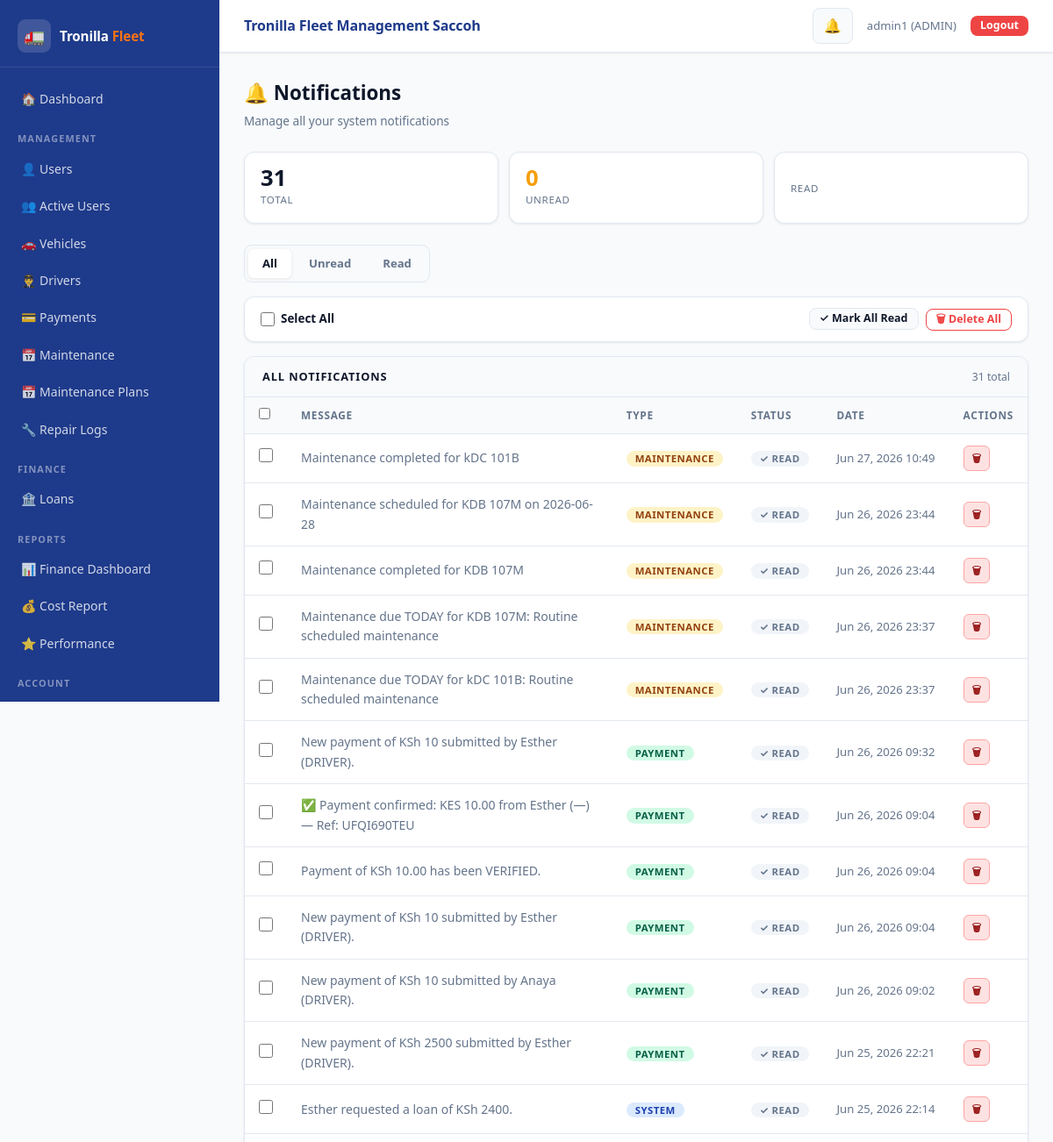
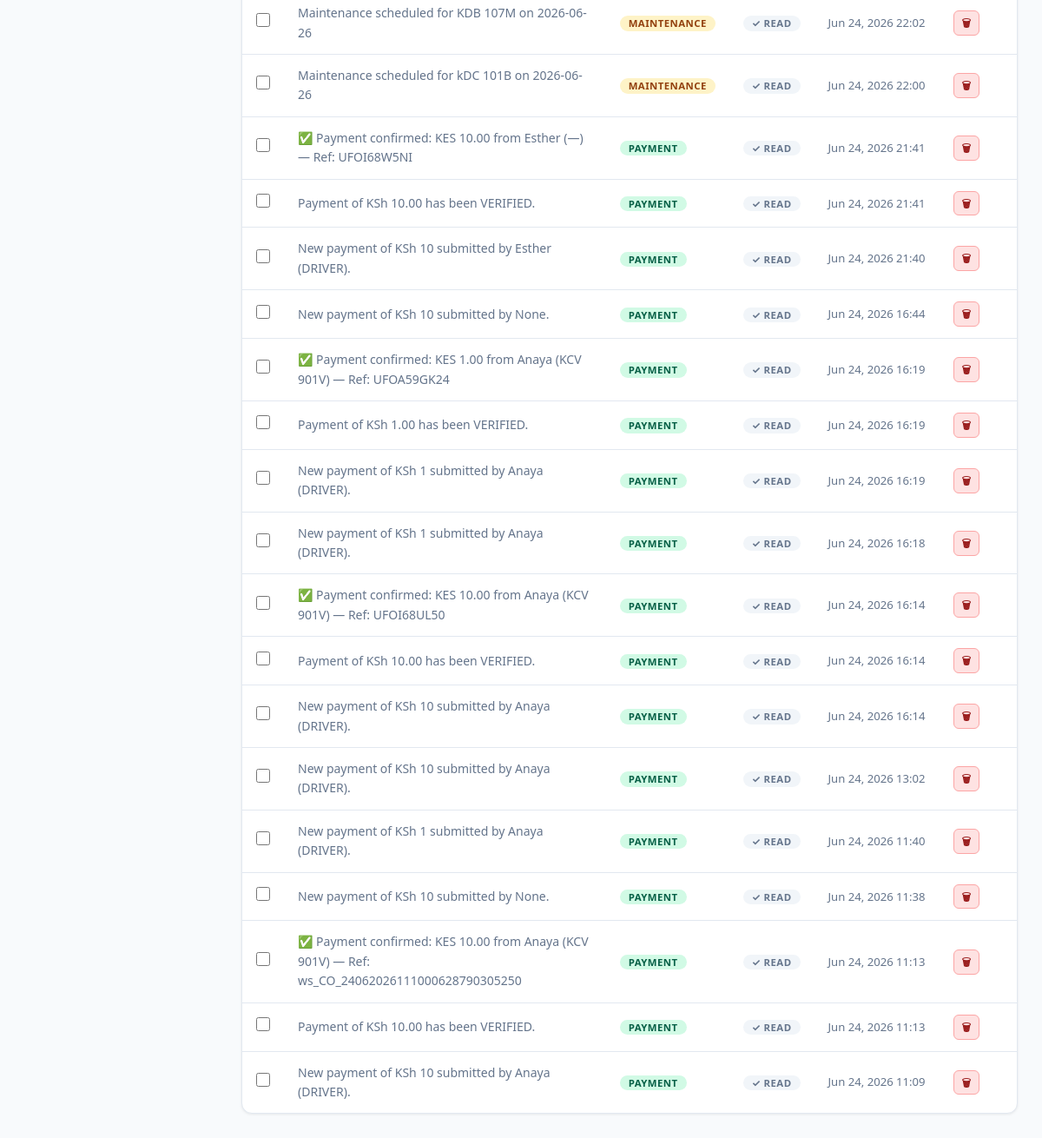
/notifications/ (signed in), run on the app's committed database (2 pictures, top to bottom).
### accounts/models.py (models this page shows, shortened)
class User(AbstractUser):
    ROLE_CHOICES = (
        ('ADMIN', 'Admin'),
        ('DRIVER', 'Driver'),
    )
    role = models.CharField(
        max_length=10,
        choices=ROLE_CHOICES,
        default='DRIVER'
    )
    phone_number = models.CharField(
        max_length=15,
        blank=True,
        null=True,
        unique=True
    )
    is_active_driver = models.BooleanField(default=True)

### notifications/models.py (models this page shows, shortened)
class Notification(models.Model):
    NOTIFICATION_TYPES = (
        ('PAYMENT', 'Payment'),
        ('MAINTENANCE', 'Maintenance'),
        ('LOAN', 'Loan'),
        ('SYSTEM', 'System'),
    )
    user = models.ForeignKey(User, on_delete=models.CASCADE)
    message = models.TextField()
    notification_type = models.CharField(
        max_length=20,
        choices=NOTIFICATION_TYPES,
        default='SYSTEM'
    )
    is_read = models.BooleanField(default=False)
    created_at = models.DateTimeField(auto_now_add=True)
    class Meta:
        ordering = ['-created_at']

### notifications/views.py (the view)
# urls.py: path('',              views.alerts,               name='alerts'),
def alerts(request):
    notifications = get_user_notifications(request.user)
    unread        = notifications.filter(is_read=False).count()
    total         = notifications.count()
    return render(request, 'alerts.html', {
        'notifications': notifications,
        'unread_count':  unread,
        'total_count':   total,
    })

### notifications/context_processors.py (called while the page is built)
def notification_context(request):
    if request.user.is_authenticated:
        notifications = get_user_notifications(request.user)[:10]  # 🔥 limit for navbar
        unread_count = get_unread_count(request.user)
    else:
        notifications = []
        unread_count = 0
    return {
        "notifications": notifications,
        "unread_count": unread_count
    }

### notifications/services.py (called while the page is built)
def get_user_notifications(user):
    return Notification.objects.filter(user=user)

def get_unread_count(user):
    return Notification.objects.filter(
        user=user,
        is_read=False
    ).count()

### notifications/templates/alerts.html (shortened to what this page needs)
{% extends 'base.html' %}
{% block content %}
<div class="page-header">
  <div>
    <div class="page-title">🔔 Notifications</div>
    <div class="page-sub">Manage all your system notifications</div>
  </div>
</div>
<div class="stat-strip">
  <div class="strip-card">
    <div class="strip-val">{{ total_count }}</div>
    <div class="strip-label">Total</div>
  </div>
  <div class="strip-card">
    <div class="strip-val" style="color:#f59e0b;">{{ unread_count }}</div>
    <div class="strip-label">Unread</div>
  </div>
  <div class="strip-card">
    <div class="strip-label">Read</div>
  </div>
</div>
{% if notifications %}
<div class="filter-tabs">
  <button class="filter-tab active" onclick="filterTab('all', this)">All</button>
  <button class="filter-tab" onclick="filterTab('unread', this)">Unread</button>
  <button class="filter-tab" onclick="filterTab('read', this)">Read</button>
</div>
<div class="toolbar">
  <div class="toolbar-left">
    <label style="display:flex;align-items:center;gap:7px;font-size:.84rem;font-weight:600;cursor:pointer;">
      <input type="checkbox" id="check-all" onchange="toggleAll(this)">
      Select All
    </label>
  </div>
  <div class="toolbar-right">
    <button class="btn btn-secondary btn-sm" onclick="markAllRead()">
      ✓ Mark All Read
    </button>
    <form method="POST" action="{% url 'delete_all' %}"
          onsubmit="return confirm('Delete ALL notifications? This cannot be undone.')">
      <button type="submit" class="btn btn-outline-danger btn-sm">
        🗑 Delete All
      </button>
    </form>
  </div>
</div>
<div class="table-card">
  <div class="table-card-head">
    <h6>All Notifications</h6>
    <span style="font-size:.76rem;color:var(--text-muted);">{{ total_count }} total</span>
  </div>
  <table id="notif-table">
    <thead>
      <tr>
        <th style="width:40px;"><input type="checkbox" id="check-all-head" onchange="toggleAll(this)"></th>
        <th>Message</th>
        <th>Type</th>
        <th>Status</th>
        <th>Date</th>
        <th>Actions</th>
      </tr>
    </thead>
    <tbody>
      {% for n in notifications %}
      <tr class="notif-row {% if not n.is_read %}unread-row{% endif %}"
          data-status="{% if n.is_read %}read{% else %}unread{% endif %}"
          id="row-{{ n.id }}">
        <td>
          <input type="checkbox" class="notif-check" value="{{ n.id }}"
                 onchange="updateSelection()">
        </td>
        <td>
          {% if not n.is_read %}
            <strong style="color:var(--text-main);">{{ n.message }}</strong>
          {% else %}
            <span style="color:var(--text-muted);">{{ n.message }}</span>
          {% endif %}
        </td>
        <td>
          <span class="badge
            {% if n.notification_type == 'PAYMENT' %}b-payment
            {% elif n.notification_type == 'MAINTENANCE' %}b-maintenance
            {% elif n.notification_type == 'LOAN' %}b-loan
            {% else %}b-system{% endif %}">
            {{ n.notification_type }}
          </span>
        </td>
        <td>
          {% if n.is_read %}
            <span class="badge b-read">✓ Read</span>
          {% else %}
            <span class="badge b-unread">● Unread</span>
          {% endif %}
        </td>
        <td style="color:var(--text-muted);font-size:.82rem;white-space:nowrap;">
          {{ n.created_at|date:"M d, Y H:i" }}
        </td>
        <td>
          <div class="actions-wrap">
            <form method="POST" action="{% url 'delete_notification' n.id %}"
                  onsubmit="return confirm('Delete this notification?')">
              <button type="submit" class="act-btn act-delete">🗑</button>
            </form>
          </div>
        </td>
      </tr>
      {% endfor %}
    </tbody>
  </table>
</div>
{% endif %}
{% endblock %}

### accounts/templates/base.html (shortened to what this page needs)
<!DOCTYPE html>
<html lang="en">
{% load static %}
<head>
  <link href="https://cdn.jsdelivr.net/npm/bootstrap@5.3.0/dist/css/bootstrap.min.css" rel="stylesheet">
  <link rel="stylesheet" href="{% static 'css/style.css' %}">
</head>
<body>
<div class="layout-wrap">
  <aside class="sidebar" id="sidebar">
    <div class="sidebar-brand">
      <div class="brand-icon">🚛</div>
      <div class="brand-name">Tronilla <span>Fleet</span></div>
    </div>
    <nav class="sidebar-nav" onclick="handleNavClick(event)">
      {% if request.user.is_authenticated %}
        <a href="{% if request.user.role == 'ADMIN' %}{% url 'admin_dashboard' %}{% else %}{% url 'driver_dashboard' %}{% endif %}">
          🏠 Dashboard
        </a>
        {% if request.user.role == 'ADMIN' %}
          <div class="sidebar-section-label">Management</div>
          <a href="{% url 'user_list' %}">👤 Users</a>
          <a href="{% url 'active_users' %}">👥 Active Users</a>
          <a href="{% url 'vehicle_list' %}">🚗 Vehicles</a>
          <a href="{% url 'driver_list' %}">👨‍✈️ Drivers</a>
          <a href="{% url 'admin_payment_list' %}">💳 Payments</a>
          <a href="{% url 'schedule_list' %}">📅 Maintenance</a>
          <a href="{% url 'maintenance_plans' %}">📅 Maintenance Plans</a>
          <a href="{% url 'repair_logs' %}">🔧 Repair Logs</a>
          <div class="sidebar-section-label">Finance</div>
          <a href="{% url 'loan_list' %}">🏦 Loans</a>
          <div class="sidebar-section-label">Reports</div>
          <a href="{% url 'dashboard' %}">📊 Finance Dashboard</a>
          <a href="{% url 'cost_report' %}">💰 Cost Report</a>
          <a href="{% url 'performance_report' %}">⭐ Performance</a>
        {% endif %}
        <div class="sidebar-section-label">Account</div>
        <a href="{% url 'logout' %}" style="color:#fca5a5;">🚪 Logout</a>
      {% endif %}
    </nav>
  </aside>
  <div class="main-wrap">
    <header class="topbar">
      <div class="topbar-title">Tronilla Fleet Management Saccoh</div>
      <div class="topbar-right">
        {% if request.user.is_authenticated %}
          <div style="position:relative;">
            <button class="notif-btn" id="notif-toggle">
              🔔
            </button>
          </div>
          <span class="topbar-user">{{ request.user.username }} ({{ request.user.role }})</span>
          <a href="{% url 'logout' %}" class="btn btn-danger btn-sm d-md-inline-flex">Logout</a>
        {% endif %}
      </div>
    </header>
    <div class="page-content">
      {% block content %}{% endblock %}
    </div>
  </div>
</div>
</body>
</html>

### notifications/templates/alerts.html (style rules this page uses)
:root { --radius: 12px; --border: #e2e8f0; --surface: #fff; --surface-2: #f8fafc; --text-main: #0f172a; --text-muted: #64748b; --blue: #1E3A8A; --orange: #F97316; --shadow-sm: 0 1px 3px rgba(0,0,0,.08); --shadow-md: 0 4px 16px rgba(0,0,0,.09); }
.page-header { display: flex; justify-content: space-between; align-items: flex-start; margin-bottom: 24px; flex-wrap: wrap; gap: 12px; }
.page-title { font-size: 1.4rem; font-weight: 800; color: var(--text-main); margin: 0; }
.page-sub { font-size: .85rem; color: var(--text-muted); margin-top: 3px; }
.stat-strip { display: grid; grid-template-columns: repeat(auto-fit, minmax(140px, 1fr)); gap: 12px; margin-bottom: 24px; }
.strip-card { background: var(--surface); border: 1px solid var(--border); border-radius: var(--radius); padding: 16px 18px; box-shadow: var(--shadow-sm); }
.strip-val { font-size: 1.6rem; font-weight: 800; color: var(--text-main); line-height: 1; }
.strip-label { font-size: .72rem; color: var(--text-muted); text-transform: uppercase; letter-spacing: .06em; margin-top: 4px; }
.toolbar { display: flex; align-items: center; justify-content: space-between; flex-wrap: wrap; gap: 10px; background: var(--surface); border: 1px solid var(--border); border-radius: var(--radius); padding: 12px 18px; margin-bottom: 16px; box-shadow: var(--shadow-sm); }
.toolbar-left { display: flex; align-items: center; gap: 10px; flex-wrap: wrap; }
.toolbar-right { display: flex; align-items: center; gap: 8px; flex-wrap: wrap; }
.btn { display: inline-flex; align-items: center; gap: 5px; padding: 7px 14px; border-radius: 8px; border: none; font-size: .82rem; font-weight: 600; cursor: pointer; text-decoration: none; transition: opacity .15s, transform .15s; white-space: nowrap; }
.btn-danger { background: #ef4444; color: #fff; }
.btn-secondary { background: var(--surface-2); color: var(--text-main); border: 1px solid var(--border); }
.btn-outline-danger { background: transparent; color: #ef4444; border: 1.5px solid #ef4444; }
.btn-sm { padding: 5px 11px; font-size: .78rem; }
.table-card { background: var(--surface); border: 1px solid var(--border); border-radius: var(--radius); box-shadow: var(--shadow-sm); overflow: hidden; }
.table-card-head { padding: 13px 20px; border-bottom: 1px solid var(--border); background: var(--surface-2); display: flex; align-items: center; justify-content: space-between; }
.table-card-head h6 { font-weight: 700; font-size: .8rem; text-transform: uppercase; letter-spacing: .07em; color: var(--text-main); margin: 0; }
table { width: 100%; border-collapse: collapse; font-size: .875rem; }
thead th { padding: 10px 16px; background: var(--surface-2); border-bottom: 1px solid var(--border); font-size: .72rem; text-transform: uppercase; letter-spacing: .06em; color: var(--text-muted); font-weight: 600; text-align: left; white-space: nowrap; }
tbody td { padding: 13px 16px; border-bottom: 1px solid var(--border); vertical-align: middle; }
tbody tr:last-child td { border-bottom: none; }
.notif-check { width: 16px; height: 16px; cursor: pointer; accent-color: var(--orange); }
#check-all { width: 16px; height: 16px; cursor: pointer; accent-color: var(--blue); }
.badge { display: inline-block; padding: 3px 10px; border-radius: 99px; font-size: .71rem; font-weight: 700; letter-spacing: .04em; text-transform: uppercase; }
.b-payment { background: #d1fae5; color: #065f46; }
.b-maintenance { background: #fef3c7; color: #92400e; }
.b-system { background: #dbeafe; color: #1e40af; }
.b-read { background: #f1f5f9; color: #64748b; }
.act-btn { display: inline-flex; align-items: center; gap: 4px; padding: 4px 9px; border-radius: 6px; border: 1px solid transparent; font-size: .74rem; font-weight: 600; cursor: pointer; text-decoration: none; transition: opacity .15s; background: none; }
.act-delete { background: #fee2e2; color: #991b1b; border-color: #fca5a5; }
.actions-wrap { display: flex; gap: 5px; align-items: center; }
.filter-tabs { display: flex; gap: 4px; background: var(--surface-2); border: 1px solid var(--border); border-radius: 9px; padding: 4px; width: fit-content; margin-bottom: 16px; }
.filter-tab { padding: 6px 16px; border-radius: 6px; border: none; font-size: .82rem; font-weight: 600; cursor: pointer; background: transparent; color: var(--text-muted); transition: background .15s, color .15s; }
.filter-tab.active { background: var(--surface); color: var(--text-main); box-shadow: 0 1px 4px rgba(0,0,0,.08); }

### data on the page
User: user.username "admin1", user.role "ADMIN"
Notification: message "Maintenance completed for kDC 101B", notification_type "MAINTENANCE", is_read "✓ READ", created_at "Jun 27, 2026 10:49"
Notification: message "Maintenance scheduled for KDB 107M on 2026-06-28", notification_type "MAINTENANCE", is_read "✓ READ", created_at "Jun 26, 2026 23:44"
Notification: message "Maintenance completed for KDB 107M", notification_type "MAINTENANCE", is_read "✓ READ", created_at "Jun 26, 2026 23:44"
Notification: message "Maintenance due TODAY for KDB 107M: Routine scheduled maintenance", notification_type "MAINTENANCE", is_read "✓ READ", created_at "Jun 26, 2026 23:37"
Notification: message "Maintenance due TODAY for kDC 101B: Routine scheduled maintenance", notification_type "MAINTENANCE", is_read "✓ READ", created_at "Jun 26, 2026 23:37"
Notification: message "New payment of KSh 10 submitted by Esther (DRIVER).", notification_type "PAYMENT", is_read "✓ READ", created_at "Jun 26, 2026 09:32"
Notification: message "✅ Payment confirmed: KES 10.00 from Esther (—) — Ref: UFQI690TEU", notification_type "PAYMENT", is_read "✓ READ", created_at "Jun 26, 2026 09:04"
Notification: message "Payment of KSh 10.00 has been VERIFIED.", notification_type "PAYMENT", is_read "✓ READ", created_at "Jun 26, 2026 09:04"
Notification: message "New payment of KSh 10 submitted by Esther (DRIVER).", notification_type "PAYMENT", is_read "✓ READ", created_at "Jun 26, 2026 09:04"
Notification: message "New payment of KSh 10 submitted by Anaya (DRIVER).", notification_type "PAYMENT", is_read "✓ READ", created_at "Jun 26, 2026 09:02"
Notification: message "New payment of KSh 2500 submitted by Esther (DRIVER).", notification_type "PAYMENT", is_read "✓ READ", created_at "Jun 25, 2026 22:21"
Notification: message "Esther requested a loan of KSh 2400.", notification_type "SYSTEM", is_read "✓ READ", created_at "Jun 25, 2026 22:14"
Notification: message "Maintenance scheduled for KDB 107M on 2026-06-26", notification_type "MAINTENANCE", is_read "✓ READ", created_at "Jun 24, 2026 22:02"
Notification: message "Maintenance scheduled for kDC 101B on 2026-06-26", notification_type "MAINTENANCE", is_read "✓ READ", created_at "Jun 24, 2026 22:00"
Notification: message "✅ Payment confirmed: KES 10.00 from Esther (—) — Ref: UFOI68W5NI", notification_type "PAYMENT", is_read "✓ READ", created_at "Jun 24, 2026 21:41"
Notification: message "Payment of KSh 10.00 has been VERIFIED.", notification_type "PAYMENT", is_read "✓ READ", created_at "Jun 24, 2026 21:41"
Notification: message "New payment of KSh 10 submitted by Esther (DRIVER).", notification_type "PAYMENT", is_read "✓ READ", created_at "Jun 24, 2026 21:40"
Notification: message "New payment of KSh 10 submitted by None.", notification_type "PAYMENT", is_read "✓ READ", created_at "Jun 24, 2026 16:44"
Notification: message "✅ Payment confirmed: KES 1.00 from Anaya (KCV 901V) — Ref: UFOA59GK24", notification_type "PAYMENT", is_read "✓ READ", created_at "Jun 24, 2026 16:19"
Notification: message "Payment of KSh 1.00 has been VERIFIED.", notification_type "PAYMENT", is_read "✓ READ", created_at "Jun 24, 2026 16:19"
Notification: message "New payment of KSh 1 submitted by Anaya (DRIVER).", notification_type "PAYMENT", is_read "✓ READ", created_at "Jun 24, 2026 16:19"
Notification: message "New payment of KSh 1 submitted by Anaya (DRIVER).", notification_type "PAYMENT", is_read "✓ READ", created_at "Jun 24, 2026 16:18"
Notification: message "✅ Payment confirmed: KES 10.00 from Anaya (KCV 901V) — Ref: UFOI68UL50", notification_type "PAYMENT", is_read "✓ READ", created_at "Jun 24, 2026 16:14"
Notification: message "Payment of KSh 10.00 has been VERIFIED.", notification_type "PAYMENT", is_read "✓ READ", created_at "Jun 24, 2026 16:14"
Notification: message "New payment of KSh 10 submitted by Anaya (DRIVER).", notification_type "PAYMENT", is_read "✓ READ", created_at "Jun 24, 2026 16:14"
Notification: message "New payment of KSh 10 submitted by Anaya (DRIVER).", notification_type "PAYMENT", is_read "✓ READ", created_at "Jun 24, 2026 13:02"
Notification: message "New payment of KSh 1 submitted by Anaya (DRIVER).", notification_type "PAYMENT", is_read "✓ READ", created_at "Jun 24, 2026 11:40"
Notification: message "New payment of KSh 10 submitted by None.", notification_type "PAYMENT", is_read "✓ READ", created_at "Jun 24, 2026 11:38"
Notification: message "✅ Payment confirmed: KES 10.00 from Anaya (KCV 901V) — Ref: ws_CO_24062026111000628790305250", notification_type "PAYMENT", is_read "✓ READ", created_at "Jun 24, 2026 11:13"
Notification: message "Payment of KSh 10.00 has been VERIFIED.", notification_type "PAYMENT", is_read "✓ READ", created_at "Jun 24, 2026 11:13"
Notification: message "New payment of KSh 10 submitted by Anaya (DRIVER).", notification_type "PAYMENT", is_read "✓ READ", created_at "Jun 24, 2026 11:09"

### other printed values
{{ total_count }} "31"
{{ unread_count }} "0"
